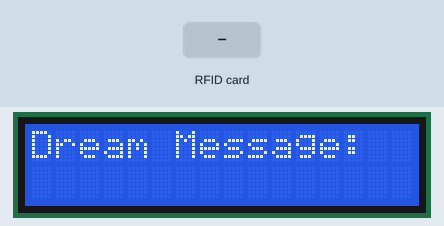
Simulated run of this sketch. Board: Arduino Uno, built with avr-gcc and run on an emulated ATmega328P. On the bench: 16×2 character LCD. Inputs (shaded band) come from the test bench. Random numbers use the default seed unless the sketch sets one; what the sketch prints to the serial monitor is not drawn.

Above: at 0.2 s.
3.4 s: RFID card 5E 7A 19 C4 held to the reader
At 5.0 s:
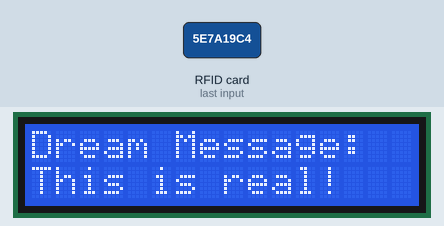
Timing chart, 0 to 6.5 s (numbered marks = the images above; inputs shaded):
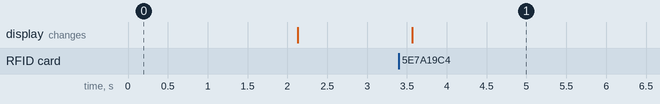

The sketch:

DreamMessageRFID.ino
```cpp
#include <Wire.h>
#include <LiquidCrystal_I2C.h>
#include <MFRC522.h>

// LCD 설정 (I2C 주소는 보통 0x27 또는 0x3F)
LiquidCrystal_I2C lcd(0x27, 16, 2);  // 16x2 LCD 크기

// RFID 핀 설정
#define SS_PIN 10 // RFID 리더의 SS 핀
#define RST_PIN 9 // RFID 리더의 RST 핀
MFRC522 mfrc522(SS_PIN, RST_PIN); // MFRC522 객체 생성

// 메시지 배열 정의
const char* messages[] = {
  "Wake up",
  "This is real!",
  "Where are you?",
  "Don't look back",
  "I see you",
  "Who are you?"
};

const int numMessages = sizeof(messages) / sizeof(messages[0]);

// 마지막 카드 인식 시간 기록
unsigned long lastCardTime = 0;
const unsigned long debounceDelay = 2000; // 카드 인식 후 2초 동안 재인식 방지

void setup() {
  Serial.begin(9600);  // 시리얼 통신 시작
  SPI.begin();         // SPI 버스 시작
  mfrc522.PCD_Init();  // RFID 리더 초기화

  lcd.begin(16, 2);         // LCD 초기화 (16x2 크기 지정)
  lcd.backlight();         // LCD 백라이트 켜기
  lcd.setCursor(0, 0);     // 첫 번째 줄 첫 번째 칸
  lcd.print("Dream Message:"); // 초기 메시지
  delay(2000);             // 2초 대기
  lcd.clear();
}

void loop() {
  // RFID 카드가 감지되면
  if (mfrc522.PICC_IsNewCardPresent()) {
    // 카드 번호를 읽기
    if (mfrc522.PICC_ReadCardSerial()) {
      // 현재 시간과 마지막 카드 인식 시간 비교
      if (millis() - lastCardTime > debounceDelay) {
        int randomIndex = random(0, numMessages); // 랜덤 메시지 선택

        // 이전 메시지를 지우기 위해 공백으로 덮어쓰기
        lcd.setCursor(0, 0);
        lcd.print("                "); // 첫 번째 줄 공백으로 초기화
        lcd.setCursor(0, 1);
        lcd.print("                "); // 두 번째 줄 공백으로 초기화

        // 새 메시지 출력
        lcd.setCursor(0, 0); // 첫 번째 줄
        lcd.print("Dream Message: ");
        lcd.setCursor(0, 1); // 두 번째 줄
        lcd.print(messages[randomIndex]); // 랜덤 메시지 출력

        Serial.println("Card detected!");
        lastCardTime = millis(); // 마지막 카드 인식 시간 업데이트
      }
    }
  }

  delay(100); // 카드 감지 대기
}
```

Measured:
- after the input at 3.4 s, the display: changes after 0.17 s (image 1)
